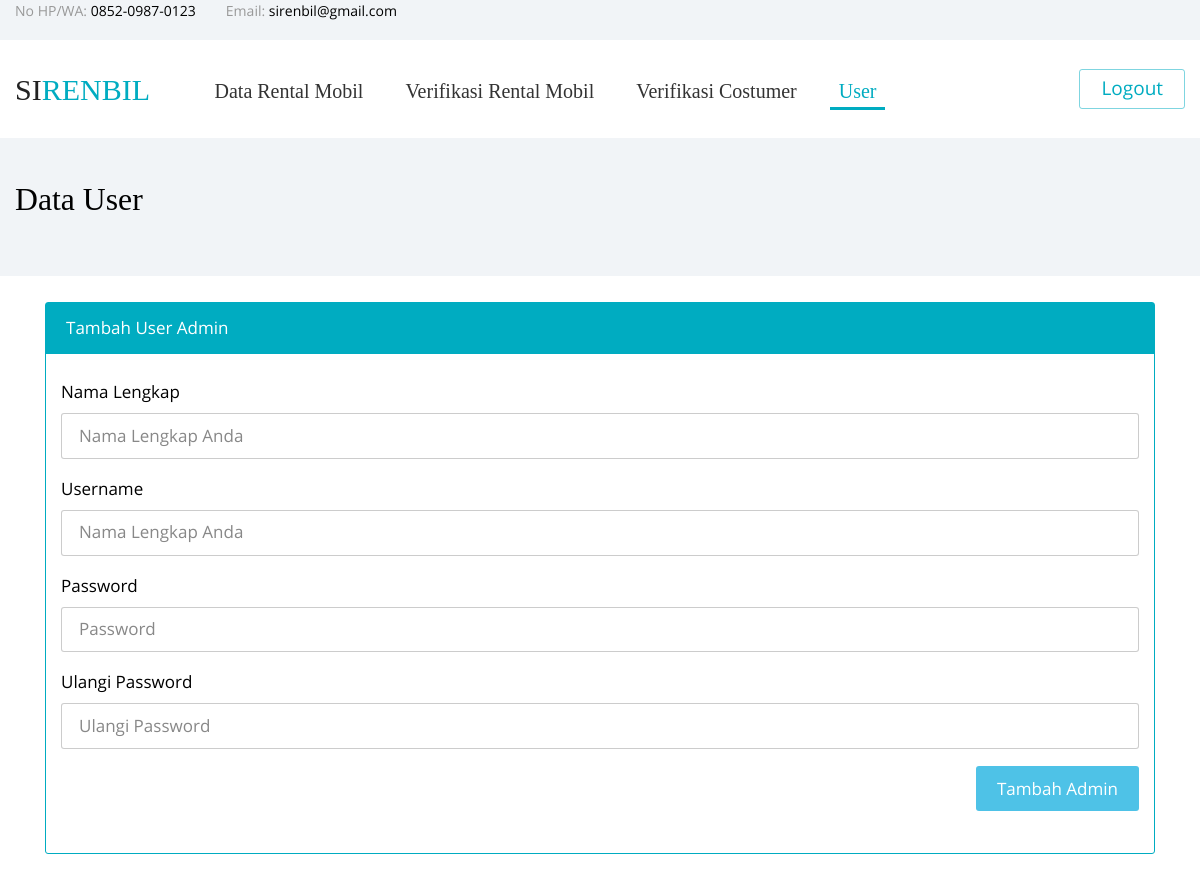
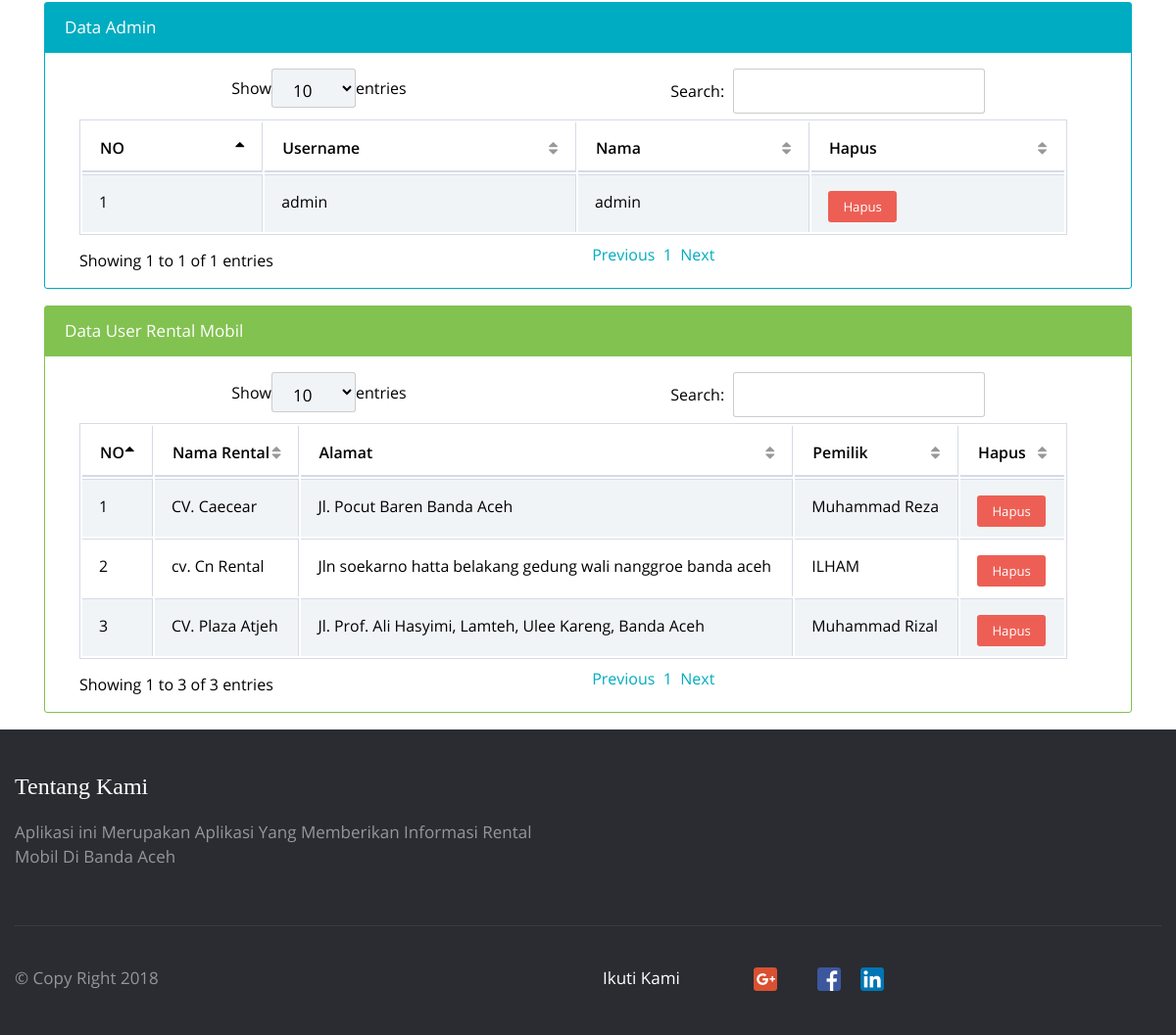
Screenshot of /a_user.php (signed in) with the database file from the repository (2 pictures, top to bottom).
### tables this page shows
CREATE TABLE `rental` (
  `id_rental` int(100) NOT NULL,
  `nama_rental` varchar(100) NOT NULL,
  `alamat` varchar(255) NOT NULL,
  `nama_pemilik` varchar(50) NOT NULL,
  `no_hp_pemilik` varchar(15) NOT NULL,
  `no_hp_rental` varchar(15) NOT NULL,
  `status` int(2) NOT NULL,
  `id_admin` varchar(20) NOT NULL,
  `username` varchar(20) NOT NULL,
  `password` varchar(255) NOT NULL,
  `foto_rental` varchar(255) NOT NULL,
  `nik` varchar(30) NOT NULL,
  `tanggal_daftar` timestamp NOT NULL DEFAULT CURRENT_TIMESTAMP ON UPDATE CURRENT_TIMESTAMP,
  `pemilik_rekening` varchar(100) NOT NULL,
  `rekening` varchar(25) NOT NULL,
  `bank` varchar(10) NOT NULL
);

### a_user.php (the view, shortened to what this page needs)
<!DOCTYPE html>
<html lang="en">
<head>
    <link rel="stylesheet" type="text/css" href="vendors/bootstrap/css/bootstrap.min.css">
    <link rel="stylesheet" type="text/css" href="vendors/tether/css/tether.min.css">
    <link rel="stylesheet" type="text/css" href="vendors/animate-css/animate.css">
    <link rel="stylesheet" type="text/css" href="fonts/circular/styles.css">
    <link rel="stylesheet" type="text/css" href="fonts/open-sans/styles.css">
    <link rel="stylesheet" type="text/css" href="fonts/iconfont/styles.css">
       <link href="data/vendor/datatables-plugins/dataTables.bootstrap.css" rel="stylesheet">
       <link href="data/vendor/datatables-responsive/dataTables.responsive.css" rel="stylesheet">
       <link href="data/dist/css/sb-admin-2.css" rel="stylesheet">
       <link href="data/vendor/metisMenu/metisMenu.min.css" rel="stylesheet">
      <link href="data/vendor/font-awesome/css/font-awesome.min.css" rel="stylesheet" type="text/css">
<link rel="stylesheet" type="text/css" href="vendors/select2/css/select2.min.css">
<link rel="stylesheet" type="text/css" href="css/vendors/select2/select2.min.css">
    <link rel="stylesheet" type="text/css" href="css/style.min.css">
</head>
<body class="">
<?php include"share/menu.php";?>
  <div class="choose-us-default">
    <div class="container">
        <h4 >Data User</h4>
    </div>
</div>
<div class="container">
  <br>
  <div class="col-lg-12">
    <form action="proses/tambah_user.php" method="Post">
      <div class="col-lg-12">
          <div class="card card-outline-primary mb-3">
              <div class="card-header bg-primary">
                  Tambah User Admin
              </div>
              <br>
            <div class="col-xl-12">
                <div class="row">
                    <div class="col-lg-12">
                        <div class="form-group">
                            <label for="post-job__email">Nama Lengkap</label>
                            <input type="text" name="nama"  required class="form-control" placeholder="Nama Lengkap Anda">
                        </div>
                    </div>
                </div>
                <div class="row">
                    <div class="col-lg-12">
                        <div class="form-group">
                            <label for="post-job__email">Username</label>
                            <input type="text" name="username"  required class="form-control" placeholder="Nama Lengkap Anda">
                        </div>
                    </div>
                </div>
                <div class="row">
                    <div class="col-lg-12">
                        <div class="form-group">
                            <label for="post-job__email">Password</label>
                            <input type="password" name="password"  required class="form-control" placeholder="Password">
                        </div>
                    </div>
                </div>
                <div class="row">
                    <div class="col-lg-12">
                        <div class="form-group">
                            <label for="post-job__email">Ulangi Password</label>
                            <input type="password" name="ulangi Password"  required class="form-control" placeholder="Ulangi Password">
                        </div>
                    </div>
                </div>
                <p align="right"><button type="submit" class="btn btn-info btn-medium">Tambah Admin</button></p>
                <br>
            </div>
          </div>
      </div>
    </form>
  </div>
  <div class="col-lg-12">
              <br>
          </div>
          <div class="col-lg-12">
              <div class="col-lg-12">
                  <div class="card card-outline-primary mb-3">
                      <div class="card-header bg-primary">
                          Data Admin
                      </div>
                      <div class="card-block">
                          <table width="100%" class="table table-striped table-bordered table-hover" id="dataTables-example">
                              <thead>
                                  <tr>
                                      <th>NO</th>
                                      <th>Username</th>
                                      <th>Nama</th>
                                      <th>Hapus</th>
                                  </tr>
                              </thead>
                              <tbody>
                                <?php
                                include 'share/db.php';
                                $i=0;
                                $query = mysqli_query($con,"select * from admin ");
                                while($data = mysqli_fetch_array($query)){
                                  $i++;
                                ?>
                                  <tr class="odd gradeX">
                                      <td class="center"><?php echo $i;?></td>
                                      <td><?php echo $data['username'];?></td>
                                      <td><?php echo $data['nama'];?></td>
                                      <td class="center"><a href="proses/hapus_admin.php?id=<?php echo $data['id_admin'];?>"><button type="button" class="btn btn-danger btn-xs">Hapus</button></td>
                                  </tr>
                                  <?php  }?>
                              </tbody>
                          </table>
                      </div>
                  </div>
              </div>
          </div>
          <div class="col-lg-12">
              <div class="col-lg-12">
                  <div class="card card-outline-success mb-3">
                      <div class="card-header bg-success">
                          Data User Rental Mobil
                      </div>
                      <div class="card-block">
                          <table width="100%" class="table table-striped table-bordered table-hover" id="dataTables-example2">
                              <thead>
                                  <tr>
                                      <th>NO</th>
                                      <th>Nama Rental</th>
                                      <th>Alamat</th>
                                      <th>Pemilik</th>
                                      <th>Hapus</th>
                                  </tr>
                              </thead>
                              <tbody>
                                <?php
                                include 'share/db.php';
                                $i=0;
                                $query = mysqli_query($con,"select * from rental ");
                                while($data = mysqli_fetch_array($query)){
                                  $i++;
                                ?>
                                  <tr class="odd gradeX">
                                      <td class="center"><?php echo $i;?></td>
                                      <td><?php echo $data['nama_rental'];?></td>
                                      <td><?php echo $data['alamat'];?></td>
                                      <td><?php echo $data['nama_pemilik'];?></td>
                                      <td class="center"><a href="proses/hapus_rental.php?id=<?php echo $data['id_rental'];?>&&gambar=<?php echo $data['foto_rental'];?>"><button type="button" class="btn btn-danger btn-xs">Hapus</button></td>
                                  </tr>
                                  <?php  }?>
                              </tbody>
                          </table>
                      </div>
                  </div>
              </div>
          </div>
</div>
<?php include"share/footer.php";?>
</body>
</html>

### rows the page displays
rental: nama_rental "CV. Caecear", alamat "Jl. Pocut Baren Banda Aceh", nama_pemilik "Muhammad Reza"
rental: nama_rental "cv. Cn Rental", alamat "Jln soekarno hatta belakang gedung wali nanggroe banda aceh", nama_pemilik "ILHAM"
rental: nama_rental "CV. Plaza Atjeh", alamat "Jl. Prof. Ali Hasyimi, Lamteh, Ulee Kareng, Banda Aceh", nama_pemilik "Muhammad Rizal"

### other values shown
$data['username'] "admin"
$data['nama'] "admin"
